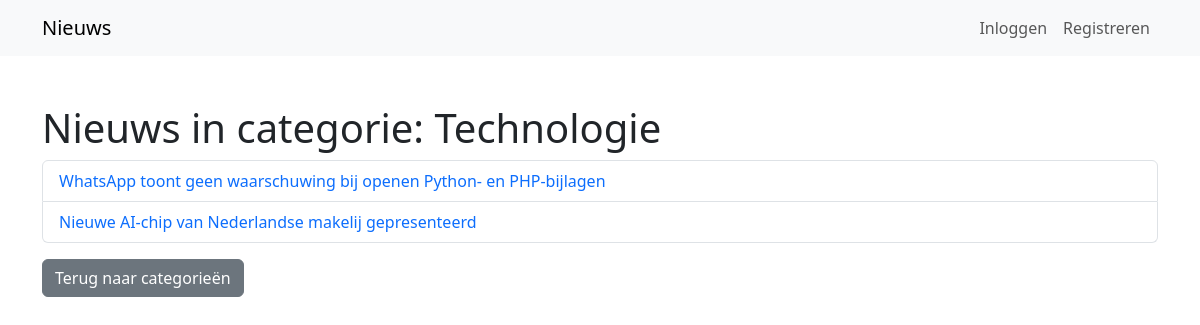
The app's page /news.php?category_id=1 with its own data.
### tables this page shows
CREATE TABLE `categories` (
  `id` int(11) NOT NULL,
  `name` varchar(255) NOT NULL
);

CREATE TABLE `articles` (
  `id` int(11) NOT NULL,
  `title` varchar(255) NOT NULL,
  `news` text NOT NULL,
  `category_id` int(11) DEFAULT NULL
);

### news.php (the view, shortened to what this page needs)
<?php
global $db;
$category_id = filter_input(INPUT_GET, 'category_id', FILTER_SANITIZE_NUMBER_INT);
$stmtCat = $db->prepare("SELECT name FROM categories WHERE id = :id");
$stmtCat->bindParam(':id', $category_id, PDO::PARAM_INT);
$stmtCat->execute();
$category = $stmtCat->fetch(PDO::FETCH_ASSOC);
$stmt = $db->prepare("SELECT id, title FROM articles WHERE category_id = :category_id");
$stmt->bindParam(':category_id', $category_id, PDO::PARAM_INT);
$stmt->execute();
$articles = $stmt->fetchAll(PDO::FETCH_ASSOC);
?>
<!doctype html>
<html lang="nl">
<head>
    <link href="https://cdn.jsdelivr.net/npm/bootstrap@5.3.6/dist/css/bootstrap.min.css" rel="stylesheet" />
</head>
<body>
    <nav class="navbar navbar-expand-lg navbar-light bg-light">
        <div class="container">
            <a class="navbar-brand" href="index.php">Nieuws</a>
            <div class="collapse navbar-collapse justify-content-end">
                <ul class="navbar-nav">
                    <?php if (isset($_SESSION['user_id'])): ?>
                        <li class="nav-item">
                            <span class="nav-link">Welkom, <?= htmlspecialchars($_SESSION['username'] ?? 'User') ?></span>
                        </li>
                    <?php else: ?>
                        <li class="nav-item">
                            <a class="nav-link" href="login.php">Inloggen</a>
                        </li>
                        <li class="nav-item">
                            <a class="nav-link" href="sign-up.php">Registreren</a>
                        </li>
                    <?php endif; ?>
                </ul>
            </div>
        </div>
    </nav>
    <div class="container mt-5">
        <h1>Nieuws in categorie: <?= htmlspecialchars(ucfirst($category['name'])) ?></h1>
        <?php if (count($articles) === 0): ?>
            <p>Er zijn geen nieuwsberichten in deze categorie.</p>
        <?php else: ?>
            <ul class="list-group">
                <?php foreach ($articles as $article): ?>
                    <li class="list-group-item">
                        <a href="news-article.php?article_id=<?= htmlspecialchars($article['id']) ?>" class="text-decoration-none">
                            <?= htmlspecialchars($article['title']) ?>
                        </a>
                    </li>
                <?php endforeach; ?>
            </ul>
        <?php endif; ?>
        <a href="index.php" class="btn btn-secondary mt-3">Terug naar categorieën</a>
    </div>
</body>
</html>

### records on screen
categories: name "Technologie"
articles: title "WhatsApp toont geen waarschuwing bij openen Python- en PHP-bijlagen"
articles: title "Nieuwe AI-chip van Nederlandse makelij gepresenteerd"
